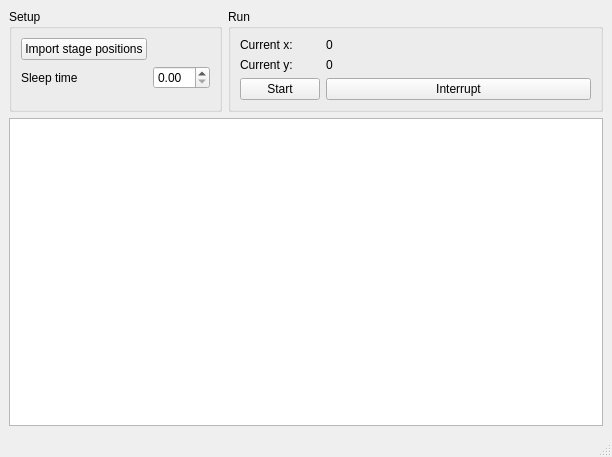
<?xml version="1.0" encoding="UTF-8"?>
<ui version="4.0">
 <class>MainWindow</class>
 <widget class="QMainWindow" name="MainWindow">
  <property name="geometry">
   <rect>
    <x>0</x>
    <y>0</y>
    <width>612</width>
    <height>457</height>
   </rect>
  </property>
  <property name="windowTitle">
   <string>MainWindow</string>
  </property>
  <widget class="QWidget" name="centralwidget">
   <layout class="QFormLayout" name="formLayout_3">
    <item row="0" column="0">
     <widget class="QGroupBox" name="groupBox">
      <property name="title">
       <string>Setup</string>
      </property>
      <layout class="QFormLayout" name="formLayout">
       <item row="0" column="0">
        <widget class="QPushButton" name="import_pushButton">
         <property name="text">
          <string>Import stage positions</string>
         </property>
        </widget>
       </item>
       <item row="1" column="0">
        <widget class="QLabel" name="label_4">
         <property name="text">
          <string>Sleep time</string>
         </property>
        </widget>
       </item>
       <item row="1" column="1">
        <widget class="QDoubleSpinBox" name="sleep_time_spinBox"/>
       </item>
      </layout>
     </widget>
    </item>
    <item row="0" column="1">
     <widget class="QGroupBox" name="groupBox_2">
      <property name="title">
       <string>Run</string>
      </property>
      <layout class="QFormLayout" name="formLayout_2">
       <item row="0" column="0">
        <widget class="QLabel" name="label">
         <property name="text">
          <string>Current x:</string>
         </property>
        </widget>
       </item>
       <item row="2" column="0">
        <widget class="QLabel" name="label_2">
         <property name="text">
          <string>Current y:</string>
         </property>
        </widget>
       </item>
       <item row="2" column="1">
        <widget class="QLabel" name="y_position_label">
         <property name="text">
          <string>0</string>
         </property>
        </widget>
       </item>
       <item row="0" column="1">
        <widget class="QLabel" name="x_position_label">
         <property name="text">
          <string>0</string>
         </property>
        </widget>
       </item>
       <item row="3" column="0">
        <widget class="QPushButton" name="start_pushButton">
         <property name="text">
          <string>Start</string>
         </property>
        </widget>
       </item>
       <item row="3" column="1">
        <widget class="QPushButton" name="interrupt_pushButton">
         <property name="text">
          <string>Interrupt</string>
         </property>
        </widget>
       </item>
      </layout>
     </widget>
    </item>
    <item row="2" column="0" colspan="2">
     <widget class="QTextBrowser" name="textBrowser"/>
    </item>
   </layout>
  </widget>
  <widget class="QMenuBar" name="menubar">
   <property name="geometry">
    <rect>
     <x>0</x>
     <y>0</y>
     <width>612</width>
     <height>31</height>
    </rect>
   </property>
  </widget>
  <widget class="QStatusBar" name="statusbar"/>
 </widget>
 <resources/>
 <connections/>
</ui>
